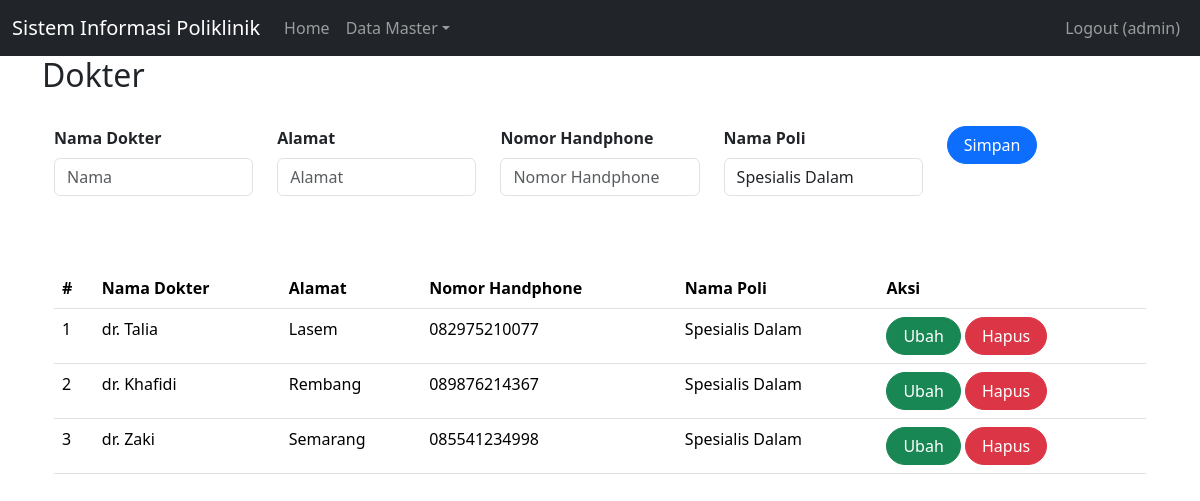
/index.php?page=dokter (signed in), run on the app's committed database.
### tables this page shows
CREATE TABLE `dokter` (
  `id` int(11) UNSIGNED NOT NULL,
  `nama` varchar(255) DEFAULT NULL,
  `alamat` varchar(255) DEFAULT NULL,
  `no_hp` varchar(50) DEFAULT NULL,
  `id_poli` int(11) UNSIGNED NOT NULL
);

CREATE TABLE `poli` (
  `id` int(11) UNSIGNED NOT NULL,
  `nama_poli` varchar(25) NOT NULL,
  `keterangan` text NOT NULL
);

### dokter.php (the view, shortened to what this page needs)
<div class="container">
<h2>Dokter</h2>
<br>
    <?php
include'koneksi.php';
?>
<body>
<div class="container">
    <form class="form row"  method="POST" action="" name="myForm" onsubmit="return(validate());">
    <?php
    $nama = '';
    $alamat = '';
    $no_hp = '';
    ?>
         <div class="col">
        <label for="inputNama" class="form-label fw-bold">
            Nama Dokter
        </label>
        <input type="varchar" class="form-control" name="nama" id="inputNama" placeholder="Nama" value="<?php echo $nama ?>">
    </div>
    <div class="col">
        <label for="inputAlamat" class="form-label fw-bold">
            Alamat
        </label>
        <input type="varchar" class="form-control" name="alamat" id="inputAlamat" placeholder="Alamat" value="<?php echo $alamat ?>">
    </div>
    <div class="col mb-2">
        <label for="inputNo_hp" class="form-label fw-bold">
        Nomor Handphone
        </label>
        <input type="varchar" class="form-control" name="no_hp" id="inputNo_hp" placeholder="Nomor Handphone" value="<?php echo $no_hp ?>">
    </div>
    <div class="col">
        <label for="inputNama" class="form-label fw-bold">
            Nama Poli
        </label>
        <select class="form-control" name="id_poli">
        <?php
        $selected = '';
        $poli = mysqli_query($mysqli, "SELECT * FROM poli");
        while ($data = mysqli_fetch_array($poli)) {
            if ($data['id'] == $id_pasien) {
                $selected = 'selected="selected"';
            } else {
                $selected = '';
            }
        ?>
            <option value="<?php echo $data['id'] ?>" <?php echo $selected ?>><?php echo $data['nama_poli'] ?></option>
        <?php
        }
        ?>
    </select>
    </div>
    <div class="col">
        <button type="submit" class="btn btn-primary rounded-pill px-3" name="simpan">Simpan</button>
    </div>
    </form>
    <br>
    <br>
    <table class="table table-hover">
    <table class="table table-hover">
    <thead>
        <tr>
            <th scope="col">#</th>
            <th scope="col">Nama Dokter</th>
            <th scope="col">Alamat</th>
            <th scope="col">Nomor Handphone</th>
            <th scope="col">Nama Poli</th>
            <th scope="col">Aksi</th>
        </tr>
    </thead>
        <tbody>
    <?php
    $result = mysqli_query(
    $mysqli,"SELECT dokter.*, poli.nama_poli as 'nama_poli' FROM dokter LEFT JOIN poli  ON (dokter.id_poli=poli.id) ORDER BY id"
    );
$no = 1;
while ($data = mysqli_fetch_array($result)) {
?>
    <tr>
        <td><?php echo $no++ ?></td>
        <td><?php echo $data['nama'] ?></td>
        <td><?php echo $data['alamat'] ?></td>
        <td><?php echo $data['no_hp'] ?></td>
        <td><?php echo $data['nama_poli'] ?></td>
                <td>
                <a class="btn btn-success rounded-pill px-3" href="index.php?page=dokter&id=<?php echo $data['id'] ?>">Ubah</a>
                        <a class="btn btn-danger rounded-pill px-3" href="index.php?page=dokter&id=<?php echo $data['id'] ?>&aksi=hapus">Hapus</a>
                    </td>
            </tr>
        <?php
        }
        ?>
    </tbody>
    </table>

### data on the page
dokter: nama "dr. Talia", alamat "Lasem", no_hp "082975210077", id_poli.nama_poli "Spesialis Dalam"
dokter: nama "dr. Khafidi", alamat "Rembang", no_hp "089876214367", id_poli.nama_poli "Spesialis Dalam"
dokter: nama "dr. Zaki", alamat "Semarang", no_hp "085541234998", id_poli.nama_poli "Spesialis Dalam"

### other printed values
$_SESSION['username'] "admin"
form field id_poli "Spesialis Dalam"
